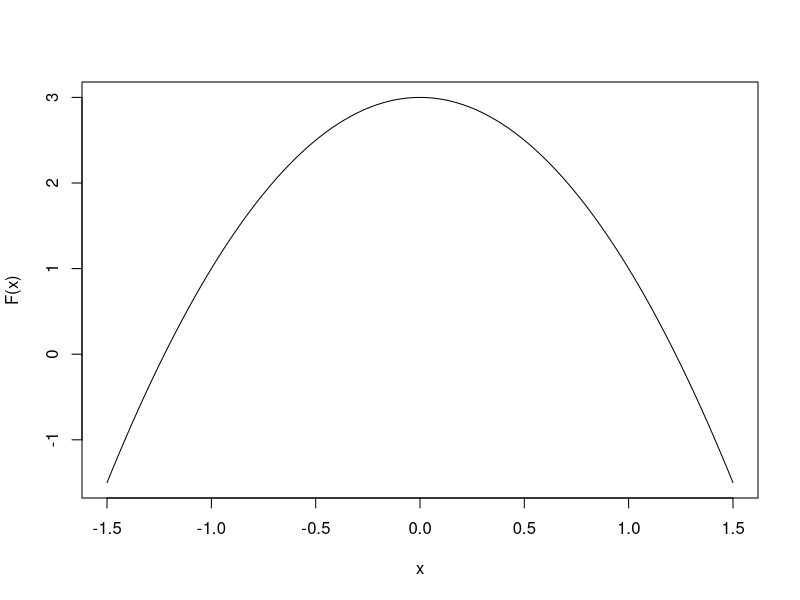

Recreate this plot in R.
F <- function (x) {3 - 2*x^2} # an quadratic function with two roots
curve(F, -1.5, 1.5)
f <- function (x) {-4*x} # the derivative function of F
x <- 0.1 # note we cannot start at x==0
while (abs(F(x))> 1e-8) {
  x <- x - F(x)/f(x)  # Newton's Method
  print(c(x, F(x)))
}

x <- -0.1 # note we cannot start at x==0
while (abs(F(x))> 1e-8) {
  x <- x - F(x)/f(x)  # Newton's Method
  print(x)
}

Fx <- function (x) {
  c(x[1]*x[2],
    x[1]+x[2])
  }
J <- function (x) {
  x1 <- c(x[2],1)
  x2 <- c(x[1],1)
  cbind(x1,x2)
}

x0 <- c(2,1) 
solve(J(x0),-Fx(x0))+x0
x <- solve(J(x0),-Fx(x0))+x0
x0 <- x
while (norm(as.matrix(Fx(x0)), "F") > 1e-8) {
  x <- solve(J(x0),-Fx(x0))+x0
  x0 <- x
}
x

Fx <- function (x) {
  c(x[1]^2+x[2]^2+x[3]^2-3,
    x[1]^2+x[2]^2-x[3]-1,
    x[1]+x[2]+x[3]-3)
}
J <- function (x) {
  x1 <- c(2*x[1], 2*x[1], 1)
  x2 <- c(2*x[2], 2*x[2], 1)
  x3 <- c(2*x[3], -1, 1)
  cbind(x1,x2,x3)
}
x0 <- c(1,0,1) 
solve(J(x0),-Fx(x0))+x0

while (norm(as.matrix(Fx(x0)), "F") > 1e-8) {
  x <- solve(J(x0),-Fx(x0)) + x0
  x0 <- x
  print(x)
}
x